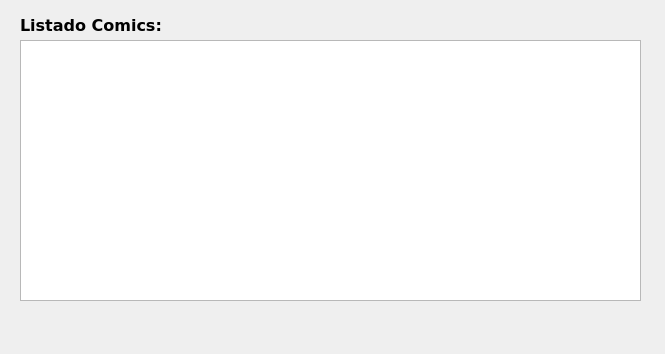
<?xml version="1.0" encoding="UTF-8"?>
<ui version="4.0">
 <class>MainWindow</class>
 <widget class="QMainWindow" name="MainWindow">
  <property name="geometry">
   <rect>
    <x>0</x>
    <y>0</y>
    <width>665</width>
    <height>354</height>
   </rect>
  </property>
  <property name="windowTitle">
   <string> GESTOR COMICS - Listado</string>
  </property>
  <widget class="QWidget" name="centralwidget">
   <widget class="QLabel" name="lbl_listado">
    <property name="geometry">
     <rect>
      <x>20</x>
      <y>10</y>
      <width>161</width>
      <height>31</height>
     </rect>
    </property>
    <property name="font">
     <font>
      <family>Verdana</family>
      <pointsize>12</pointsize>
      <weight>75</weight>
      <bold>true</bold>
     </font>
    </property>
    <property name="text">
     <string>Listado Comics:</string>
    </property>
   </widget>
   <widget class="QListWidget" name="lst_listado">
    <property name="geometry">
     <rect>
      <x>20</x>
      <y>40</y>
      <width>621</width>
      <height>261</height>
     </rect>
    </property>
    <property name="minimumSize">
     <size>
      <width>0</width>
      <height>251</height>
     </size>
    </property>
    <property name="alternatingRowColors">
     <bool>true</bool>
    </property>
    <property name="selectionMode">
     <enum>QAbstractItemView::NoSelection</enum>
    </property>
   </widget>
  </widget>
 </widget>
 <resources/>
 <connections/>
</ui>
